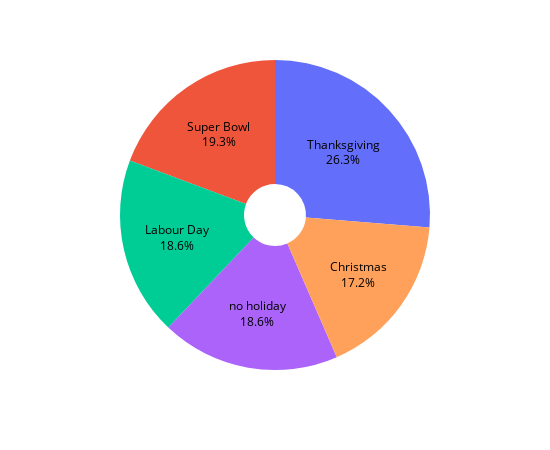

Notebook code cell kept with this figure:
### Code cell
fig = px.pie(df_compareHolidays,
            values = 'Mean_of_Weekly_Sales',
            names = 'Holiday',
            #color = '',
            hole = 0.2,
            width = 550,
            height = 450,
            #hover_name = 'Mean',
            hover_data = ['Mean_of_Weekly_Sales'] #['Holiday', 'Mean_of_Weekly_Sales']
            )
fig.update_traces(textinfo = 'label + percent', insidetextfont_color = "black", showlegend = False,) # 'text + percent'
#fig.update_layout(paper_bgcolor = "#000")

fig.show()

### Figure 1 — Plotly figure (JSON) as saved in the notebook; plotly's stock layout.template omitted (floating-point values rounded to 4 significant figures)
{"data": [{"customdata": [[960800.0], [1042000.0], [1079000.0], [1471000.0], [1041000.0]], "domain": {"x": [0, 1], "y": [0, 1]}, "hole": 0.2, "hovertemplate": "Holiday=%{label}<br>Mean_of_Weekly_Sales=%{customdata[0]}<extra></extra>", "insidetextfont": {"color": "black"}, "labels": ["Christmas", "Labour Day", "Super Bowl", "Thanksgiving", "no holiday"], "legendgroup": "", "name": "", "showlegend": false, "textinfo": "label+percent", "type": "pie", "values": [960800.0, 1042000.0, 1079000.0, 1471000.0, 1041000.0]}], "layout": {"height": 450, "legend": {"tracegroupgap": 0}, "margin": {"t": 60}, "width": 550}}
